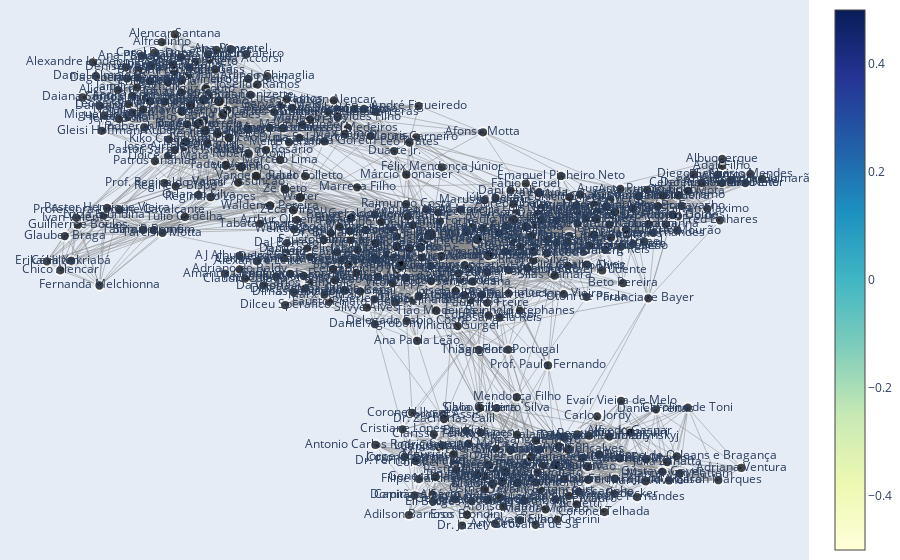

Notebook source saved alongside this figure:
### Code cell
node_sizes = nx.degree_centrality(G)
# Create Edges
edge_x = []
edge_y = []
for edge in G.edges():
    x0, y0 = pos[edge[0]]
    x1, y1 = pos[edge[1]]
    edge_x.extend([x0, x1, None])
    edge_y.extend([y0, y1, None])

# Add edges as a scatter plot
edge_trace = go.Scatter(x=edge_x, y=edge_y, line=dict(width=0.5, color='#888'), hoverinfo='none', mode='lines')
# Create Nodes
node_x = []
node_y = []
for node in G.nodes():
    x, y = pos[node]
    node_x.append(x)
    node_y.append(y)


# Add nodes as a scatter plot
node_trace = go.Scatter(x=node_x, y=node_y, mode='markers+text', hoverinfo='text', marker=dict(showscale=True, colorscale='YlGnBu', size=[(node_sizes[node]+1)*10 for node in G.nodes()], color=[], line_width=2))

# Add text to the nodes
node_trace.text = list(G.nodes())

# Create a figure
fig = go.Figure(data=[edge_trace, node_trace],
                layout=go.Layout(showlegend=False, hovermode='closest', margin=dict(b=0,l=0,r=0,t=0), xaxis=dict(showgrid=False, zeroline=False, showticklabels=False), yaxis=dict(showgrid=False, zeroline=False, showticklabels=False)))

fig.show()

### Figure 1 — Plotly figure (JSON) as saved in the notebook; plotly's stock layout.template omitted (floating-point values rounded to 4 significant figures; data arrays with more than 128 entries replaced by an {"elided": "..."} marker saying what was removed)
{"data": [{"hoverinfo": "none", "line": {"color": "#888", "width": 0.5}, "mode": "lines", "type": "scatter", "x": {"elided": "12513 float values"}, "y": {"elided": "12513 float values"}}, {"hoverinfo": "text", "marker": {"color": [], "colorscale": [[0, "rgb(255,255,217)"], [0.125, "rgb(237,248,177)"], [0.25, "rgb(199,233,180)"], [0.375, "rgb(127,205,187)"], [0.5, "rgb(65,182,196)"], [0.625, "rgb(29,145,192)"], [0.75, "rgb(34,94,168)"], [0.875, "rgb(37,52,148)"], [1, "rgb(8,29,88)"]], "line": {"width": 2}, "showscale": true, "size": {"elided": "426 float values"}}, "mode": "markers+text", "text": {"elided": "426 str values"}, "type": "scatter", "x": {"elided": "426 float values"}, "y": {"elided": "426 float values"}}], "layout": {"hovermode": "closest", "margin": {"b": 0, "l": 0, "r": 0, "t": 0}, "showlegend": false, "xaxis": {"showgrid": false, "showticklabels": false, "zeroline": false}, "yaxis": {"showgrid": false, "showticklabels": false, "zeroline": false}}}
